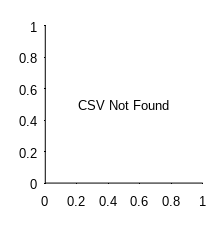
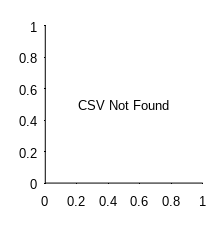

Recreate these plots in MATLAB, in order.
function DrawHC_WAIC_Set2()
%% ==============================================================================
%  Draw HC WAIC Comparison Only (Set2) - Baseline Marker Added
%  Data: Set2_data.csv
%  Mapping: M9->M3c, M10->M4a, M15->M5a, M16->M5b
%  Ref: M9 (displayed as M3c) is set as baseline (0).
%
%  Style:
%   - Arial 9pt, FontWeight 'normal'
%   - LineWidth 0.6 (thinner lines for axes)
%   - Canvas: 5.5cm x 6.0cm
%   - Axes Height: Fixed 4.0cm
%   - Margins: Left 1.15cm, Right 0.35cm
%   - ★ Feature: M3c marked with a thicker vertical line
% ==============================================================================
    clc; close all;

    % -----------------------------
    % 0) Global font: Arial 9pt, normal (no bold)
    % -----------------------------
    set(groot, 'defaultAxesFontName', 'Arial');
    set(groot, 'defaultTextFontName', 'Arial');
    set(groot, 'defaultAxesFontSize', 9);
    set(groot, 'defaultTextFontSize', 9);
    set(groot, 'defaultAxesFontWeight', 'normal');
    set(groot, 'defaultTextFontWeight', 'normal');

    % ---------- PATHS ----------
    waic_csv = 'F:\PIT\model\EEGmodelHC\HC\results\stan\plot\Set2_data.csv';
    save_dir = 'F:\PIT\ISPSplot\';

    % ---------- SETTINGS ----------
    figW_cm  = 5.5;   % 55 mm
    figH_cm  = 6.0;   % 60 mm
    fontSz   = 9;
    fontName = 'Arial';

    hc_c_best  = [229, 157, 66]/255;
    hc_c_other = [246, 228, 198]/255;

    axisLW    = 0.6;    % axis linewidth
    zeroLW    = 0.5;    % thin 0-line
    baseMkLW  = 2.0;    % thick baseline marker at M3c
    barEdgeLW = 0.5;    % bar edge

    % ---------- FIGURE ----------
    f = figure('Units','centimeters', ...
        'Position',[10 10 figW_cm figH_cm], ...
        'Color','w', ...
        'PaperPositionMode','auto', ...
        'InvertHardcopy','off');

    set(f, 'PaperUnits','centimeters');
    set(f, 'PaperPosition',[0 0 figW_cm figH_cm]);
    set(f, 'PaperSize',[figW_cm figH_cm]);
    set(f, 'Renderer','painters');

    % ============================================================
    % Axes size control: fixed height 40mm
    % ============================================================
    axH_cm = 4.0;
    left_cm   = 1.15;
    right_cm  = 0.35;
    bottom_cm = 1.35;
    axW_cm = figW_cm - left_cm - right_cm;

    ax1 = axes('Parent', f, 'Units','centimeters', ...
        'Position',[left_cm, bottom_cm, axW_cm, axH_cm]);
    hold(ax1,'on');

    set(ax1, 'XColor','k', 'YColor','k', ...
        'LineWidth', axisLW, ...
        'FontSize', fontSz, ...
        'FontName', fontName, ...
        'FontWeight', 'normal', ...
        'TickDir', 'out', ...
        'Box', 'off');

    if exist(waic_csv,'file')
        T_waic = readtable(waic_csv);

        % ---------- 1) Mapping (FIXED for Set2) ----------
        old_names = {'M9',  'M10', 'M15', 'M16'};
        new_names = {'M3c', 'M4a', 'M5a', 'M5b'};
        waic_map  = containers.Map(old_names, new_names);

        % robust: model column to cellstr
        if isstring(T_waic.model)
            model_raw = cellstr(T_waic.model);
        else
            model_raw = T_waic.model;
        end

        T_waic.PaperLabel = cell(height(T_waic),1);
        for ii = 1:height(T_waic)
            mName = model_raw{ii};
            if isKey(waic_map, mName)
                T_waic.PaperLabel{ii} = waic_map(mName);
            else
                T_waic.PaperLabel{ii} = mName; % fallback
            end
        end

        % ---------- 2) Delta (baseline = raw M9 / displayed M3c) ----------
        base_model_raw = 'M9';
        base_idx = find(strcmp(model_raw, base_model_raw), 1);
        if isempty(base_idx)
            warning('Ref model %s not found. Use max WAIC as baseline.', base_model_raw);
            [~, base_idx] = max(T_waic.WAIC);
        end

        base_val      = T_waic.WAIC(base_idx);
        T_waic.Delta  = T_waic.WAIC - base_val;
        T_waic.IsBest = (T_waic.WAIC == min(T_waic.WAIC));

        % ---------- 3) Display order (FIXED for Set2) ----------
        disp_ord = {'M3c','M4a','M5a','M5b'};
        T_plot = table();
        for k = 1:numel(disp_ord)
            row = T_waic(strcmp(T_waic.PaperLabel, disp_ord{k}), :);
            if ~isempty(row)
                T_plot = [T_plot; row]; %#ok<AGROW>
            end
        end

        % keep your original behavior (flip so first appears at bottom)
        T_plot = flipud(T_plot);
        nb = height(T_plot);

        % ---------- 4) Plot bars ----------
        for k = 1:nb
            val = T_plot.Delta(k);
            fc  = T_plot.IsBest(k)*hc_c_best + (~T_plot.IsBest(k))*hc_c_other;
            barh(ax1, k, val, 0.65, 'FaceColor', fc, 'EdgeColor','k', 'LineWidth', barEdgeLW);
        end

        % ---------- 5) Y axis labels ----------
        yL = [0.4 nb+0.6];
        set(ax1, 'YLim', yL, 'YTick', 1:nb, 'YTickLabel', T_plot.PaperLabel);

        % ---------- 6) X axis (reverse) ----------
        min_v = min(T_plot.Delta);
        max_v = max(T_plot.Delta);
        limit_low  = min(min_v, 0);
        limit_high = max(max_v, 0);

        step = 50;
        grid_low  = floor(limit_low/step)*step;
        grid_high = ceil(limit_high/step)*step;
        if grid_high == grid_low
            grid_high = grid_low + step;
        end
        set(ax1, 'XLim', [grid_low grid_high], 'XDir','reverse');

        % ---------- 7) 0-line + baseline marker at M3c ----------
        line(ax1, [0 0], yL, 'Color', 'k', 'LineWidth', zeroLW);

        idx_M3c = find(strcmp(T_plot.PaperLabel, 'M3c'), 1);
        if ~isempty(idx_M3c)
            hThick = line(ax1, [0 0], [idx_M3c-0.35, idx_M3c+0.35], ...
                'Color', 'k', 'LineWidth', baseMkLW);
            uistack(hThick, 'top');
        end

        xlabel(ax1, '{\Delta}log model evidence (WAIC)', ...
            'FontSize', fontSz, 'FontName', fontName, 'FontWeight', 'normal');

    else
        text(ax1, 0.5, 0.5, 'CSV Not Found', 'HorizontalAlignment','center', ...
            'FontName', fontName, 'FontSize', fontSz, 'FontWeight', 'normal');
    end

    % ---------- final font enforcement ----------
    set(findall(f, '-property', 'FontWeight'), 'FontWeight', 'normal');
    set(findall(f, '-property', 'FontName'), 'FontName', fontName);
    set(findall(f, '-property', 'FontSize'), 'FontSize', fontSz);

    % ---------- SAVE ----------
    if ~exist(save_dir,'dir'), mkdir(save_dir); end
    outBase = fullfile(save_dir, 'HC_Set2_WAIC_BaselineBold');

    fprintf('Saving figure to: %s\n', outBase);
    print(f, [outBase '_lineart1000.tif'], '-dtiff', '-r1000');
    print(f, [outBase '.svg'], '-dsvg', '-r1000');
    fprintf('Done.\n');
end
